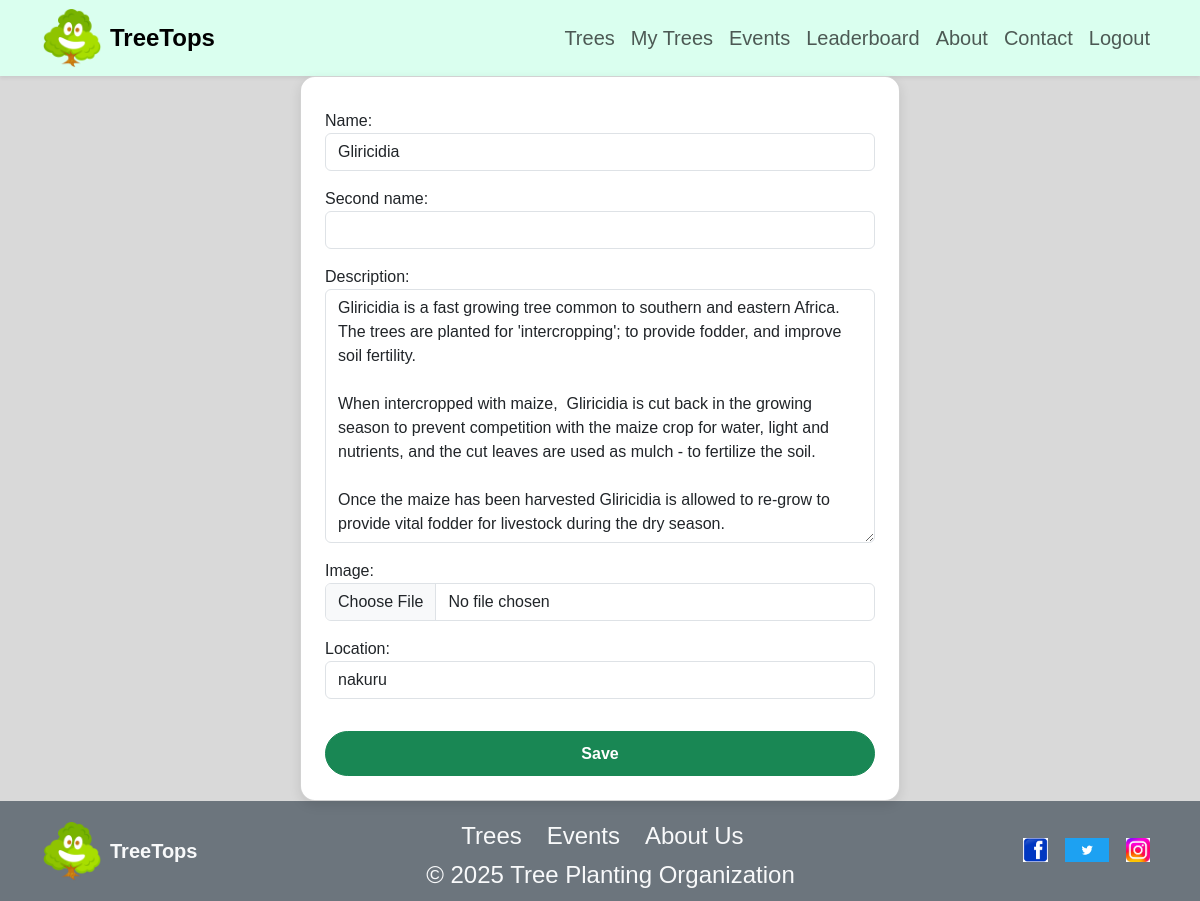
/tree/11/edit/ (signed in), run on the app's committed database.
### trees/models.py (models this page shows, shortened)
class Tree(models.Model):
    name = models.CharField(max_length=200)
    second_name = models.CharField(max_length=100, null=True, blank=True)
    description = models.TextField()
    image = models.ImageField(upload_to='trees/', default='images/logo.png')
    location = models.CharField(max_length=200)
    price = models.DecimalField(max_digits=10, decimal_places=2, null=True, blank=True)
    owner = models.ForeignKey(User, on_delete=models.CASCADE)
    date_added = models.DateTimeField(auto_now_add=True)

### trees/views.py (the view)
# urls.py: path('tree/<int:id>/edit/', views.edit_tree, name='edit_tree'),
@login_required
def edit_tree(request, id):
    tree = get_object_or_404(Tree, id=id)
    if request.user != tree.owner:
        return HttpResponseForbidden("You are not allowed to edit this tree.")
    if request.method == "POST":
        form = TreeForm(request.POST, request.FILES, instance=tree)
        if form.is_valid():
            form.save()
            return redirect('tree_detail', id=tree.id)
    else:
        form = TreeForm(instance=tree)
    context =  {'form': form,
                'tree': tree}
    return render(request, 'tree_app/edit_tree.html',context)

### trees/forms.py
class TreeForm(forms.ModelForm):
    class Meta:
        model = Tree
        fields = ['name', 'second_name',  'description', 'image', 'location']
        widgets = {
            'name': forms.TextInput(attrs={'class': 'form-control'}),
            'second_name': forms.TextInput(attrs={'class': 'form-control'}),
            'location': forms.TextInput(attrs={'class': 'form-control'}),
            'description': forms.Textarea(attrs={'class': 'form-control'}),
            'image': forms.FileInput(attrs={'class': 'form-control'}),
        }

### trees/templates/tree_app/edit_tree.html (shortened to what this page needs)
{% extends 'home.html' %}
{% block content %}
<div class="card custom-card p-4 mx-auto" style="max-width:600px;">
    <form method="POST" enctype="multipart/form-data">
        {{ form.as_p }}
        <button type="submit" class="btn btn-success btn-custom w-100 mt-3">Save</button>
    </form>
</div>
{% endblock %}

### static/css/style.css (style rules this page uses)
body { font-family: Poppins, 'Arial', sans-serif; background-color: #d9d9d9; color: #333; }
:root { --gen:DAFFEF }
.card.custom-card { border-radius: 15px; box-shadow: 0 4px 12px rgba(0,0,0,0.1); transition: transform 0.2s ease, box-shadow 0.2s ease; }
.btn-custom { border-radius: 50px; padding: 0.6rem 1.4rem; font-weight: 600; transition: all 0.2s ease; }
html { scroll-behavior: smooth; }

### data on the page
Tree: name "Gliricidia", description "Gliricidia is a fast growing tree common to southern and eastern Africa. The trees are planted for 'intercropping'; to provide fodder, and improve soil fertility. When intercropped with maize, Gliricidia is cut back in the growing season to prevent competition with the maize crop for water, light and nutrients, and the cut leaves are used as mulch - to fertilize the soil. Once the maize has been harvested Gliricidia is allowed to re-grow to provide vital fodder for livestock during the dry season.", location "nakuru"
